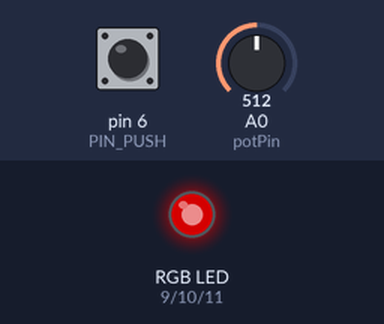
The sketch below on a simulated Arduino Uno, built with avr-gcc and run on an emulated ATmega328P. Parts: an RGB LED mixed from three pins (HIGH = lit). Inputs (shaded band) come from the test bench; at power-on: A0 (potPin) = 512, pin 6 (PIN_PUSH) HIGH. Dim RGB values are drawn brighter than linear.

Above: at 1.2 s.
1.3 s: A0 (potPin) set to 716
At 1.6 s:
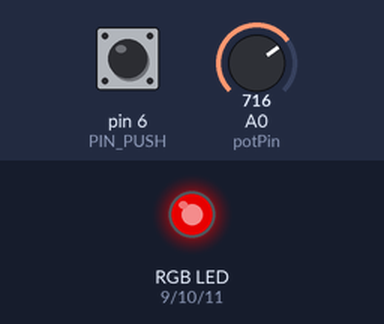
2.8 s: pin 6 (PIN_PUSH) pulled LOW for 0.15 s
At 3.5 s:
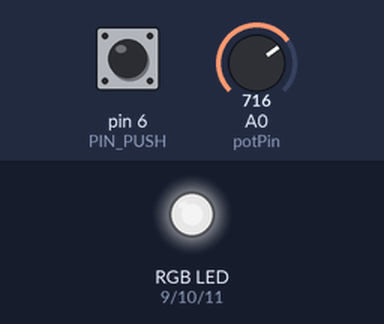
4.4 s: A0 (potPin) set to 900
At 5.4 s:
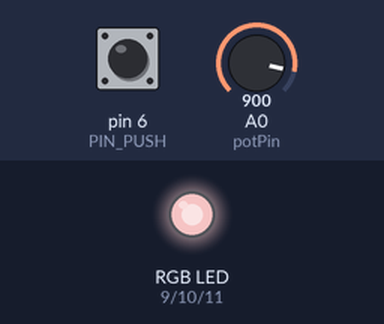
5.9 s: pin 6 (PIN_PUSH) pulled LOW for 1 s
At 7.4 s:
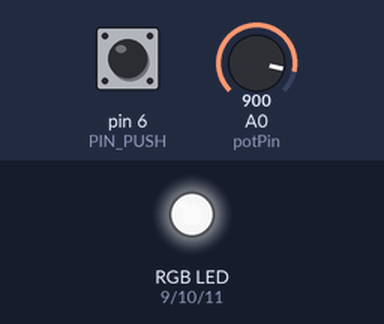
8.4 s: A0 (potPin) set to 511
At 8.9 s:
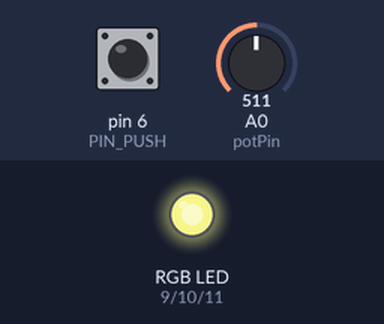
9.9 s: pin 6 (PIN_PUSH) pulled LOW for 0.15 s
At 10.8 s:
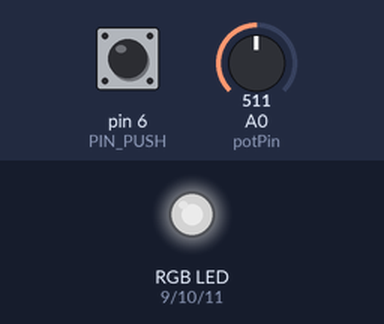
Timing chart, 0 to 12.5 s (numbered marks = the images above; inputs shaded):
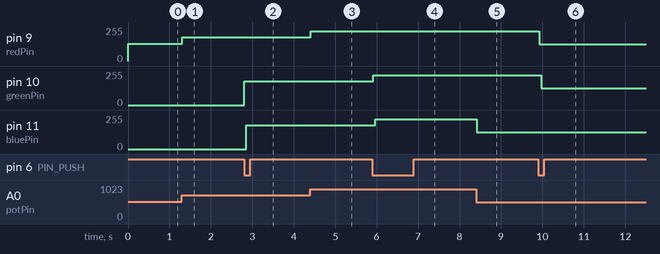

Measured:
- after the input at 1.3 s, pin 9 (redPin): 128/255 → 179/255 at once
- after the input at 2.8 s, pin 10 (greenPin): 0/255 → 179/255 at once; pin 11 (bluePin): 0/255 → 179/255 after 0.06 s
- after the input at 4.4 s, pin 9 (redPin): 179/255 → 225/255 at once
- after the input at 5.9 s, pin 10 (greenPin): 179/255 → 225/255 at once; pin 11 (bluePin): 179/255 → 225/255 after 0.07 s
- after the input at 8.4 s, pin 11 (bluePin): 225/255 → 127/255 at once
- after the input at 9.9 s, pin 9 (redPin): 225/255 → 127/255 at once; pin 10 (greenPin): 225/255 → 127/255 after 0.08 s

The sketch:

RGB_test.ino
```cpp
int PIN_PUSH  = 6;
int redPin = 9;
int greenPin = 10;
int bluePin = 11;
int potPin = A0;

int red = 0;
int green = 0;
int blue = 0;
int mode = 0;

void setup() {
  pinMode(PIN_PUSH, INPUT_PULLUP);
}
void loop() {
  // 포텐셔미터 읽기 (10 bits, 0~1023)
  int potValue = analogRead(potPin);
  int select   = digitalRead(PIN_PUSH);     // 버튼, 눌렀을 때 = LOW, 뗐을 때 = HIGH

  if(select == LOW) // 버튼, 눌렀을 때 = LOW
  {
    ++mode;
    if(mode > 2)
    {
      mode = 0;
    }
  }

  // RGB LED 색 변화
  if(mode == 0) {
    red = potValue/4;
    analogWrite(redPin, red);
  } else if(mode == 1) {
    green = potValue/4;
    analogWrite(greenPin, green);
  } else {
    blue = potValue/4;
    analogWrite(bluePin, blue);
  }

  delay(50);
}
```
